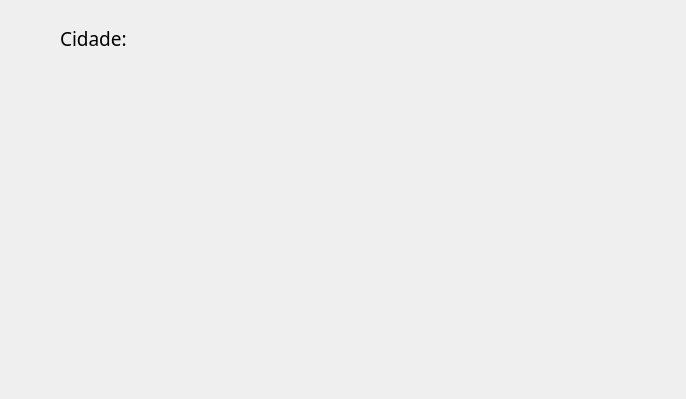
<?xml version="1.0" encoding="UTF-8"?>
<ui version="4.0">
 <class>Locais</class>
 <widget class="QDialog" name="Locais">
  <property name="geometry">
   <rect>
    <x>0</x>
    <y>0</y>
    <width>686</width>
    <height>399</height>
   </rect>
  </property>
  <property name="windowTitle">
   <string>Dialog</string>
  </property>
  <widget class="QLabel" name="label">
   <property name="geometry">
    <rect>
     <x>60</x>
     <y>30</y>
     <width>281</width>
     <height>16</height>
    </rect>
   </property>
   <property name="font">
    <font>
     <family>MV Boli</family>
     <pointsize>14</pointsize>
    </font>
   </property>
   <property name="text">
    <string>Cidade:</string>
   </property>
  </widget>
 </widget>
 <resources/>
 <connections/>
</ui>
